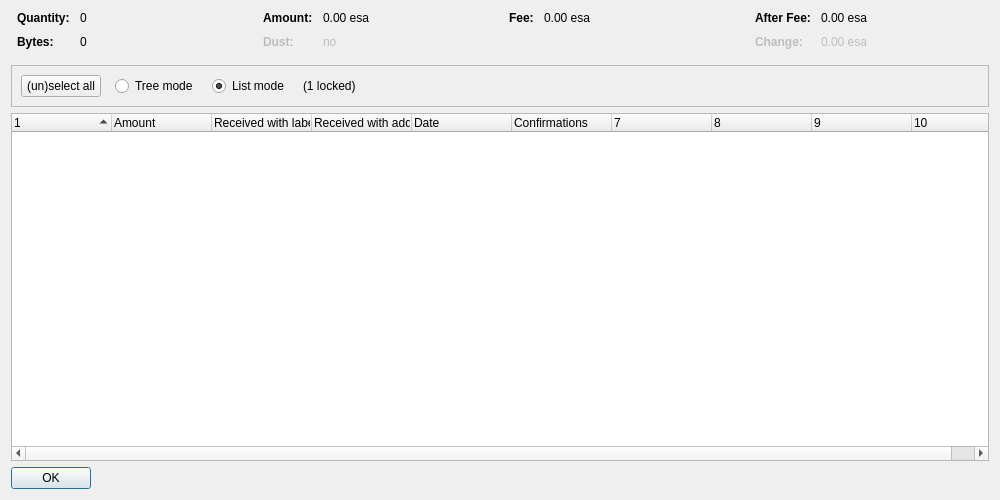
<?xml version="1.0" encoding="UTF-8"?>
<ui version="4.0">
 <class>CoinControlDialog</class>
 <widget class="QDialog" name="CoinControlDialog">
  <property name="geometry">
   <rect>
    <x>0</x>
    <y>0</y>
    <width>1000</width>
    <height>500</height>
   </rect>
  </property>
  <property name="windowTitle">
   <string>Coin Selection</string>
  </property>
  <layout class="QVBoxLayout" name="verticalLayout">
   <item>
    <layout class="QHBoxLayout" name="horizontalLayoutTop" stretch="0,0,0,0">
     <property name="topMargin">
      <number>0</number>
     </property>
     <property name="bottomMargin">
      <number>10</number>
     </property>
     <item>
      <layout class="QFormLayout" name="formLayoutCoinControl1">
       <property name="horizontalSpacing">
        <number>10</number>
       </property>
       <property name="verticalSpacing">
        <number>10</number>
       </property>
       <property name="leftMargin">
        <number>6</number>
       </property>
       <property name="rightMargin">
        <number>6</number>
       </property>
       <item row="0" column="0">
        <widget class="QLabel" name="labelCoinControlQuantityText">
         <property name="font">
          <font>
           <weight>75</weight>
           <bold>true</bold>
          </font>
         </property>
         <property name="text">
          <string>Quantity:</string>
         </property>
        </widget>
       </item>
       <item row="0" column="1">
        <widget class="QLabel" name="labelCoinControlQuantity">
         <property name="cursor">
          <cursorShape>IBeamCursor</cursorShape>
         </property>
         <property name="contextMenuPolicy">
          <enum>Qt::ActionsContextMenu</enum>
         </property>
         <property name="text">
          <string notr="true">0</string>
         </property>
         <property name="textInteractionFlags">
          <set>Qt::LinksAccessibleByMouse|Qt::TextSelectableByKeyboard|Qt::TextSelectableByMouse</set>
         </property>
        </widget>
       </item>
       <item row="1" column="0">
        <widget class="QLabel" name="labelCoinControlBytesText">
         <property name="font">
          <font>
           <weight>75</weight>
           <bold>true</bold>
          </font>
         </property>
         <property name="text">
          <string>Bytes:</string>
         </property>
        </widget>
       </item>
       <item row="1" column="1">
        <widget class="QLabel" name="labelCoinControlBytes">
         <property name="cursor">
          <cursorShape>IBeamCursor</cursorShape>
         </property>
         <property name="contextMenuPolicy">
          <enum>Qt::ActionsContextMenu</enum>
         </property>
         <property name="text">
          <string notr="true">0</string>
         </property>
         <property name="textInteractionFlags">
          <set>Qt::LinksAccessibleByMouse|Qt::TextSelectableByKeyboard|Qt::TextSelectableByMouse</set>
         </property>
        </widget>
       </item>
      </layout>
     </item>
     <item>
      <layout class="QFormLayout" name="formLayoutCoinControl2">
       <property name="horizontalSpacing">
        <number>10</number>
       </property>
       <property name="verticalSpacing">
        <number>10</number>
       </property>
       <property name="leftMargin">
        <number>6</number>
       </property>
       <property name="rightMargin">
        <number>6</number>
       </property>
       <item row="0" column="0">
        <widget class="QLabel" name="labelCoinControlAmountText">
         <property name="font">
          <font>
           <weight>75</weight>
           <bold>true</bold>
          </font>
         </property>
         <property name="text">
          <string>Amount:</string>
         </property>
        </widget>
       </item>
       <item row="0" column="1">
        <widget class="QLabel" name="labelCoinControlAmount">
         <property name="cursor">
          <cursorShape>IBeamCursor</cursorShape>
         </property>
         <property name="contextMenuPolicy">
          <enum>Qt::ActionsContextMenu</enum>
         </property>
         <property name="text">
          <string notr="true">0.00 esa</string>
         </property>
         <property name="textInteractionFlags">
          <set>Qt::LinksAccessibleByMouse|Qt::TextSelectableByKeyboard|Qt::TextSelectableByMouse</set>
         </property>
        </widget>
       </item>
       <item row="1" column="0">
        <widget class="QLabel" name="labelCoinControlLowOutputText">
         <property name="enabled">
          <bool>false</bool>
         </property>
         <property name="font">
          <font>
           <weight>75</weight>
           <bold>true</bold>
          </font>
         </property>
         <property name="text">
          <string>Dust:</string>
         </property>
        </widget>
       </item>
       <item row="1" column="1">
        <widget class="QLabel" name="labelCoinControlLowOutput">
         <property name="enabled">
          <bool>false</bool>
         </property>
         <property name="cursor">
          <cursorShape>IBeamCursor</cursorShape>
         </property>
         <property name="contextMenuPolicy">
          <enum>Qt::ActionsContextMenu</enum>
         </property>
         <property name="text">
          <string notr="true">no</string>
         </property>
         <property name="textInteractionFlags">
          <set>Qt::LinksAccessibleByMouse|Qt::TextSelectableByKeyboard|Qt::TextSelectableByMouse</set>
         </property>
        </widget>
       </item>
      </layout>
     </item>
     <item>
      <layout class="QFormLayout" name="formLayoutCoinControl3">
       <property name="horizontalSpacing">
        <number>10</number>
       </property>
       <property name="verticalSpacing">
        <number>10</number>
       </property>
       <property name="leftMargin">
        <number>6</number>
       </property>
       <property name="rightMargin">
        <number>6</number>
       </property>
       <item row="0" column="0">
        <widget class="QLabel" name="labelCoinControlFeeText">
         <property name="font">
          <font>
           <weight>75</weight>
           <bold>true</bold>
          </font>
         </property>
         <property name="text">
          <string>Fee:</string>
         </property>
        </widget>
       </item>
       <item row="0" column="1">
        <widget class="QLabel" name="labelCoinControlFee">
         <property name="cursor">
          <cursorShape>IBeamCursor</cursorShape>
         </property>
         <property name="contextMenuPolicy">
          <enum>Qt::ActionsContextMenu</enum>
         </property>
         <property name="text">
          <string notr="true">0.00 esa</string>
         </property>
         <property name="textInteractionFlags">
          <set>Qt::LinksAccessibleByMouse|Qt::TextSelectableByKeyboard|Qt::TextSelectableByMouse</set>
         </property>
        </widget>
       </item>
      </layout>
     </item>
     <item>
      <layout class="QFormLayout" name="formLayoutCoinControl4">
       <property name="horizontalSpacing">
        <number>10</number>
       </property>
       <property name="verticalSpacing">
        <number>10</number>
       </property>
       <property name="leftMargin">
        <number>6</number>
       </property>
       <property name="rightMargin">
        <number>6</number>
       </property>
       <item row="0" column="0">
        <widget class="QLabel" name="labelCoinControlAfterFeeText">
         <property name="font">
          <font>
           <weight>75</weight>
           <bold>true</bold>
          </font>
         </property>
         <property name="text">
          <string>After Fee:</string>
         </property>
        </widget>
       </item>
       <item row="0" column="1">
        <widget class="QLabel" name="labelCoinControlAfterFee">
         <property name="cursor">
          <cursorShape>IBeamCursor</cursorShape>
         </property>
         <property name="contextMenuPolicy">
          <enum>Qt::ActionsContextMenu</enum>
         </property>
         <property name="text">
          <string notr="true">0.00 esa</string>
         </property>
         <property name="textInteractionFlags">
          <set>Qt::LinksAccessibleByMouse|Qt::TextSelectableByKeyboard|Qt::TextSelectableByMouse</set>
         </property>
        </widget>
       </item>
       <item row="1" column="0">
        <widget class="QLabel" name="labelCoinControlChangeText">
         <property name="enabled">
          <bool>false</bool>
         </property>
         <property name="font">
          <font>
           <weight>75</weight>
           <bold>true</bold>
          </font>
         </property>
         <property name="text">
          <string>Change:</string>
         </property>
        </widget>
       </item>
       <item row="1" column="1">
        <widget class="QLabel" name="labelCoinControlChange">
         <property name="enabled">
          <bool>false</bool>
         </property>
         <property name="cursor">
          <cursorShape>IBeamCursor</cursorShape>
         </property>
         <property name="contextMenuPolicy">
          <enum>Qt::ActionsContextMenu</enum>
         </property>
         <property name="text">
          <string notr="true">0.00 esa</string>
         </property>
         <property name="textInteractionFlags">
          <set>Qt::LinksAccessibleByMouse|Qt::TextSelectableByKeyboard|Qt::TextSelectableByMouse</set>
         </property>
        </widget>
       </item>
      </layout>
     </item>
    </layout>
   </item>
   <item>
    <widget class="QFrame" name="frame">
     <property name="minimumSize">
      <size>
       <width>0</width>
       <height>40</height>
      </size>
     </property>
     <property name="frameShape">
      <enum>QFrame::StyledPanel</enum>
     </property>
     <property name="frameShadow">
      <enum>QFrame::Sunken</enum>
     </property>
     <layout class="QHBoxLayout" name="horizontalLayout">
      <item>
       <layout class="QHBoxLayout" name="horizontalLayoutPanel" stretch="0,0,0,0,0">
        <property name="spacing">
         <number>14</number>
        </property>
        <item>
         <widget class="QPushButton" name="pushButtonSelectAll">
          <property name="sizePolicy">
           <sizepolicy hsizetype="Maximum" vsizetype="Fixed">
            <horstretch>0</horstretch>
            <verstretch>0</verstretch>
           </sizepolicy>
          </property>
          <property name="text">
           <string>(un)select all</string>
          </property>
          <property name="autoDefault">
           <bool>false</bool>
          </property>
         </widget>
        </item>
        <item>
         <widget class="QRadioButton" name="radioTreeMode">
          <property name="sizePolicy">
           <sizepolicy hsizetype="Maximum" vsizetype="Fixed">
            <horstretch>0</horstretch>
            <verstretch>0</verstretch>
           </sizepolicy>
          </property>
          <property name="text">
           <string>Tree mode</string>
          </property>
         </widget>
        </item>
        <item>
         <widget class="QRadioButton" name="radioListMode">
          <property name="sizePolicy">
           <sizepolicy hsizetype="Maximum" vsizetype="Fixed">
            <horstretch>0</horstretch>
            <verstretch>0</verstretch>
           </sizepolicy>
          </property>
          <property name="text">
           <string>List mode</string>
          </property>
          <property name="checked">
           <bool>true</bool>
          </property>
         </widget>
        </item>
        <item>
         <widget class="QLabel" name="labelLocked">
          <property name="text">
           <string notr="true">(1 locked)</string>
          </property>
         </widget>
        </item>
        <item>
         <spacer name="horizontalSpacer">
          <property name="orientation">
           <enum>Qt::Horizontal</enum>
          </property>
          <property name="sizeHint" stdset="0">
           <size>
            <width>40</width>
            <height>20</height>
           </size>
          </property>
         </spacer>
        </item>
       </layout>
      </item>
     </layout>
    </widget>
   </item>
   <item>
    <widget class="CoinControlTreeWidget" name="treeWidget">
     <property name="contextMenuPolicy">
      <enum>Qt::CustomContextMenu</enum>
     </property>
     <property name="sortingEnabled">
      <bool>false</bool>
     </property>
     <property name="columnCount">
      <number>10</number>
     </property>
     <attribute name="headerShowSortIndicator" stdset="0">
      <bool>true</bool>
     </attribute>
     <attribute name="headerStretchLastSection">
      <bool>false</bool>
     </attribute>
     <column>
      <property name="text">
       <string/>
      </property>
     </column>
     <column>
      <property name="text">
       <string>Amount</string>
      </property>
     </column>
     <column>
      <property name="text">
       <string>Received with label</string>
      </property>
     </column>
     <column>
      <property name="text">
       <string>Received with address</string>
      </property>
     </column>
     <column>
      <property name="text">
       <string>Date</string>
      </property>
     </column>
     <column>
      <property name="text">
       <string>Confirmations</string>
      </property>
      <property name="toolTip">
       <string>Confirmed</string>
      </property>
     </column>
     <column>
      <property name="text">
       <string/>
      </property>
     </column>
     <column>
      <property name="text">
       <string/>
      </property>
     </column>
     <column>
      <property name="text">
       <string/>
      </property>
     </column>
     <column>
      <property name="text">
       <string/>
      </property>
     </column>
    </widget>
   </item>
   <item>
    <widget class="QDialogButtonBox" name="buttonBox">
     <property name="sizePolicy">
      <sizepolicy hsizetype="Maximum" vsizetype="Fixed">
       <horstretch>0</horstretch>
       <verstretch>0</verstretch>
      </sizepolicy>
     </property>
     <property name="orientation">
      <enum>Qt::Horizontal</enum>
     </property>
     <property name="standardButtons">
      <set>QDialogButtonBox::Ok</set>
     </property>
    </widget>
   </item>
  </layout>
 </widget>
 <customwidgets>
  <customwidget>
   <class>CoinControlTreeWidget</class>
   <extends>QTreeWidget</extends>
   <header>coincontroltreewidget.h</header>
  </customwidget>
 </customwidgets>
 <resources/>
 <connections/>
</ui>
